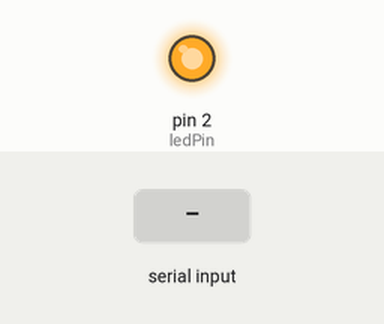
A sketch run on a simulated Arduino Uno, built with avr-gcc and run on an emulated ATmega328P. Shown: output pins drawn as LEDs (lit = HIGH). Inputs (shaded band) come from the test bench. What the sketch prints to the serial monitor is not drawn.

Above: at 1.2 s.
1.3 s: "1" received over Serial
Timing chart, 0 to 4.3 s (numbered marks = the images above; inputs shaded):
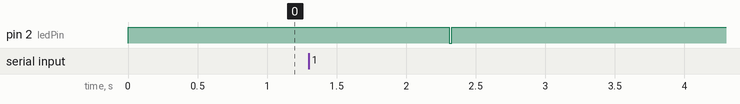

Measured:
- after the input at 1.3 s, pin 2 (ledPin): HIGH → LOW after 1.0 s, → HIGH 0.02 s later

The sketch:

transmitter.ino
```cpp
//Set system global variables
const int ledPin = 2;
const int period = 5;
String prompt = "Enter Message: ";
String message;

void setup() {
  pinMode(ledPin, OUTPUT); //Initialize the transmitting GPIO pin
  Serial.begin(9600); //Initialize serial monitor for GUI
}

void loop() {
  digitalWrite(ledPin, HIGH);
  Serial.println(prompt);
  while (Serial.available() == 0){
    //Wait for user input
  }
  message = Serial.readString();
  for(int i = 0; i < message.length(); i++){
    sendByte(message[i]);
  }
  Serial.print("Message sent: ");
  Serial.println(message);
}

void sendByte(char myByte){
  digitalWrite(ledPin, LOW);
  delay(period);

  for(int i = 0; i < 8; i++){
    int ledState = bitRead(myByte, i);
    digitalWrite(ledPin, ledState != 0);
    delay(period);
  }
  digitalWrite(ledPin, HIGH);
  delay(period);
}
```
